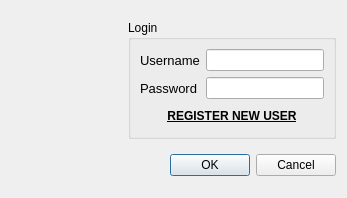
<?xml version="1.0" encoding="UTF-8"?>
<ui version="4.0">
 <class>login</class>
 <widget class="QDialog" name="login">
  <property name="windowModality">
   <enum>Qt::WindowModality::NonModal</enum>
  </property>
  <property name="geometry">
   <rect>
    <x>0</x>
    <y>0</y>
    <width>347</width>
    <height>198</height>
   </rect>
  </property>
  <property name="focusPolicy">
   <enum>Qt::FocusPolicy::NoFocus</enum>
  </property>
  <property name="windowTitle">
   <string>LOGIN</string>
  </property>
  <property name="modal">
   <bool>false</bool>
  </property>
  <layout class="QGridLayout" name="gridLayout">
   <item row="0" column="2">
    <widget class="QGroupBox" name="groupBox">
     <property name="title">
      <string>Login</string>
     </property>
     <layout class="QFormLayout" name="formLayout">
      <item row="0" column="0">
       <widget class="QLabel" name="label_3">
        <property name="font">
         <font>
          <pointsize>10</pointsize>
         </font>
        </property>
        <property name="text">
         <string>Username</string>
        </property>
       </widget>
      </item>
      <item row="0" column="1">
       <widget class="QLineEdit" name="le_username"/>
      </item>
      <item row="1" column="0">
       <widget class="QLabel" name="label_4">
        <property name="font">
         <font>
          <pointsize>10</pointsize>
         </font>
        </property>
        <property name="text">
         <string>Password</string>
        </property>
       </widget>
      </item>
      <item row="1" column="1">
       <widget class="QLineEdit" name="le_password">
        <property name="inputMethodHints">
         <set>Qt::InputMethodHint::ImhHiddenText|Qt::InputMethodHint::ImhNoAutoUppercase|Qt::InputMethodHint::ImhNoPredictiveText|Qt::InputMethodHint::ImhSensitiveData</set>
        </property>
        <property name="echoMode">
         <enum>QLineEdit::EchoMode::Password</enum>
        </property>
       </widget>
      </item>
      <item row="2" column="0" colspan="2">
       <widget class="QPushButton" name="pushButton">
        <property name="font">
         <font>
          <bold>true</bold>
          <underline>true</underline>
         </font>
        </property>
        <property name="text">
         <string>REGISTER NEW USER</string>
        </property>
        <property name="flat">
         <bool>true</bool>
        </property>
       </widget>
      </item>
     </layout>
    </widget>
   </item>
   <item row="1" column="1" colspan="2">
    <widget class="QDialogButtonBox" name="buttonBox">
     <property name="orientation">
      <enum>Qt::Orientation::Horizontal</enum>
     </property>
     <property name="standardButtons">
      <set>QDialogButtonBox::StandardButton::Cancel|QDialogButtonBox::StandardButton::Ok</set>
     </property>
    </widget>
   </item>
   <item row="0" column="0" colspan="2">
    <widget class="QLabel" name="label">
     <property name="sizePolicy">
      <sizepolicy hsizetype="Fixed" vsizetype="Fixed">
       <horstretch>0</horstretch>
       <verstretch>0</verstretch>
      </sizepolicy>
     </property>
     <property name="minimumSize">
      <size>
       <width>111</width>
       <height>101</height>
      </size>
     </property>
     <property name="maximumSize">
      <size>
       <width>111</width>
       <height>101</height>
      </size>
     </property>
     <property name="text">
      <string/>
     </property>
     <property name="pixmap">
      <pixmap resource="resource.qrc">:/images/loginlogo.jpeg</pixmap>
     </property>
     <property name="scaledContents">
      <bool>true</bool>
     </property>
    </widget>
   </item>
  </layout>
  <zorder>buttonBox</zorder>
  <zorder>groupBox</zorder>
  <zorder>label</zorder>
 </widget>
 <resources>
  <include location="resource.qrc"/>
 </resources>
 <connections>
  <connection>
   <sender>buttonBox</sender>
   <signal>rejected()</signal>
   <receiver>login</receiver>
   <slot>reject()</slot>
   <hints>
    <hint type="sourcelabel">
     <x>246</x>
     <y>155</y>
    </hint>
    <hint type="destinationlabel">
     <x>285</x>
     <y>179</y>
    </hint>
   </hints>
  </connection>
 </connections>
</ui>
